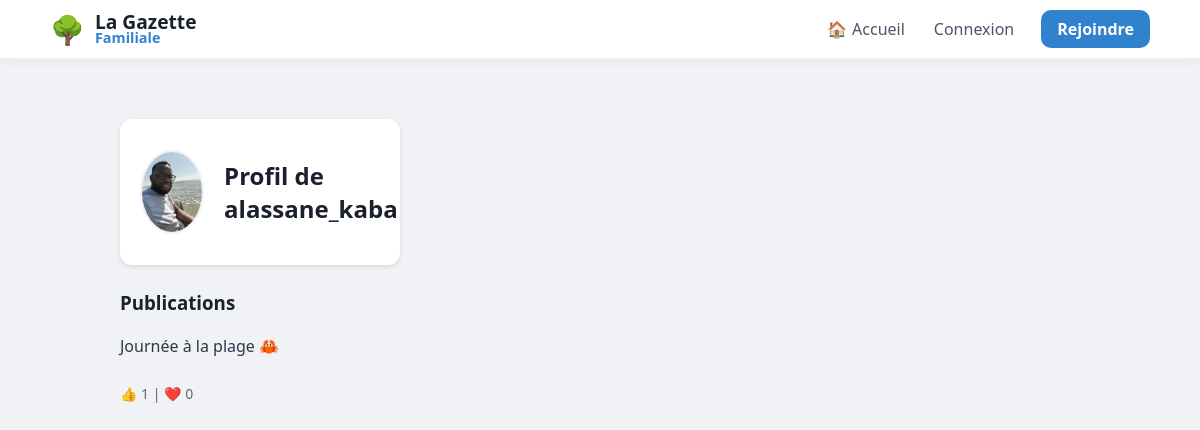
The page /user/alassane_kaba on the database as committed earlier.
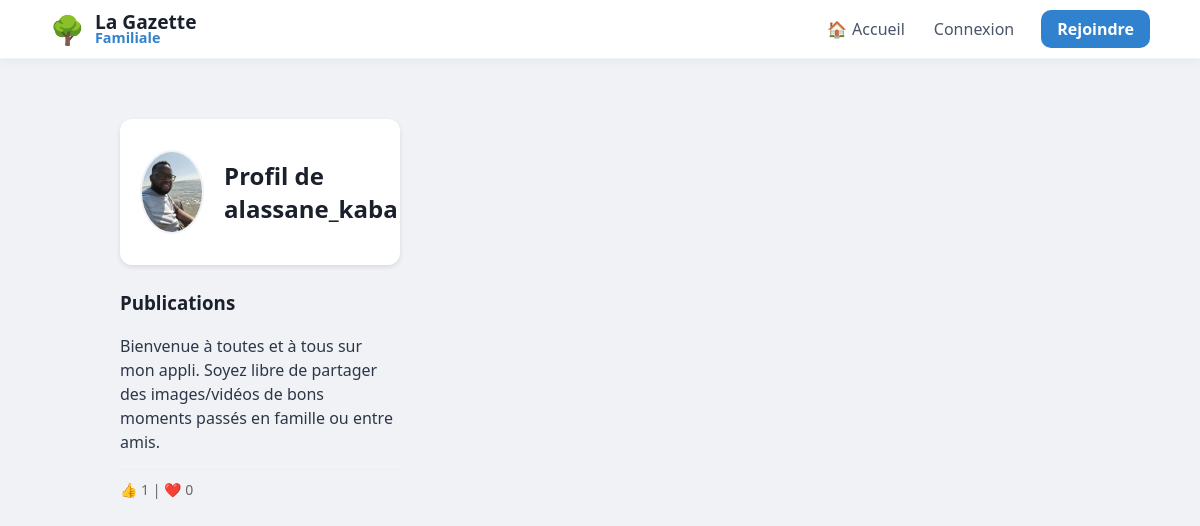
The same page on the database as committed later.
### tables this page shows
CREATE TABLE posts (
                id INTEGER PRIMARY KEY AUTOINCREMENT, 
                username TEXT, 
                content TEXT, 
                likes INTEGER DEFAULT 0, 
                image TEXT,
                created_at DATETIME DEFAULT CURRENT_TIMESTAMP
            );

### app.py (the view)
@app.route("/user/<username>")
def profile(username):
    with get_db() as db:
        posts = db.execute("""
            SELECT posts.*, users.avatar AS user_avatar,
                (SELECT COUNT(*) FROM reactions WHERE post_id=posts.id AND type='thumb') as thumbs,
                (SELECT COUNT(*) FROM reactions WHERE post_id=posts.id AND type='heart') as hearts
            FROM posts
            JOIN users ON posts.username = users.username
            WHERE posts.username=?
            ORDER BY posts.id DESC
        """, (username,)).fetchall()
    return render_template("profile.html", posts=posts, username=username)

### app.py (called while the page is built)
def get_db():
    db = sqlite3.connect("database.db")
    db.row_factory = sqlite3.Row
    return db

@app.context_processor
def inject_pending_count():
    if session.get('is_admin'):
        db = get_db()
        count = db.execute("SELECT COUNT(*) as total FROM users WHERE is_approved = 0").fetchone()
        return {'pending_count': count['total']}
    return {'pending_count': 0}

### templates/profile.html (shortened to what this page needs)
{% extends "base.html" %}
{% block content %}
<div class="container">
    <div style="display:flex; align-items:center; gap:20px; background:white; padding:20px; border-radius:12px; box-shadow:0 2px 5px rgba(0,0,0,0.1);">
        <img class="avatar" style="width:80px !important; height:80px !important;"
             src="{{ url_for('static', filename='avatars/' + (posts[0]['user_avatar'] if posts else 'default.png')) }}">
        <h2>Profil de {{ username }}</h2>
    </div>
    <h3 style="margin-top:25px;">Publications</h3>
    {% for post in posts %}
        <div class="post">
            <div class="content">{{ post['content'] }}</div>
            <div class="actions" style="color: #65676b; font-size: 14px; border-top: 1px solid #eee; padding-top: 10px; margin-top: 10px;">
                👍 {{ post['thumbs'] }} | ❤️ {{ post['hearts'] }}
            </div>
        </div>
    {% endfor %}
</div>
{% endblock %}

Rows that differ between the two databases and show on the page:
changed posts id 1: content "Journée à la plage 🦀" → "Bienvenue à toutes et à tous sur mon appli. Soyez libre de partager des images/vidéos de bons moments passés en famille ou entre amis."
